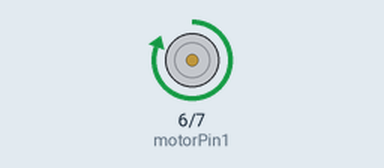
Recording of a sketch running on a simulated Arduino Uno, built with avr-gcc and run on an emulated ATmega328P. Shown: motor-driver pin pairs drawn as motors (green arrow = first pin HIGH = forward, orange = second pin HIGH = backward, longer = more drive, scaled by the enable pin).

Above: at 1.0 s.
At 3.0 s:
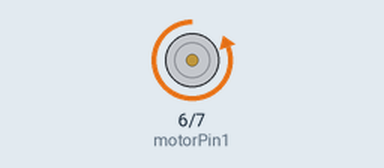
At 4.5 s:
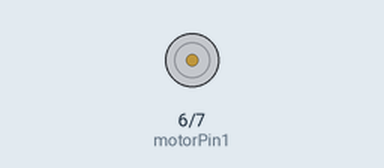
Timing chart, 0 to 6.5 s (numbered marks = the images above):
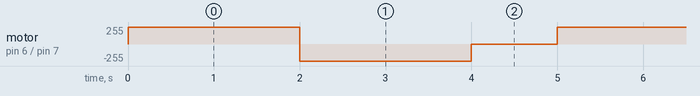

Measured:
- by itself, motor on pin 6 (motorPin1) / pin 7 (motorPin2): repeats every 5.0 s: backward 255/255 2.0 s, stopped 1.0 s, forward 255/255 2.0 s

The sketch:

15.dc_motor.ino
```cpp
int motorPin1 = 6; // Motor control pins
int motorPin2 = 7;
int enablePin = 5;

void setup() {
  pinMode(motorPin1, OUTPUT);
  pinMode(motorPin2, OUTPUT);
  pinMode(enablePin, OUTPUT);
}

void loop() {
  // Rotate motor in one direction
  digitalWrite(motorPin1, HIGH);
  digitalWrite(motorPin2, LOW);
  analogWrite(enablePin, 255); // Full speed
  delay(2000); // Run for 2 seconds

  // Rotate motor in the opposite direction
  digitalWrite(motorPin1, LOW);
  digitalWrite(motorPin2, HIGH);
  analogWrite(enablePin, 255); // Full speed
  delay(2000); // Run for 2 seconds

  analogWrite(enablePin, 0); // Stop motor
  delay(1000); // Wait for 1 second
}
```
